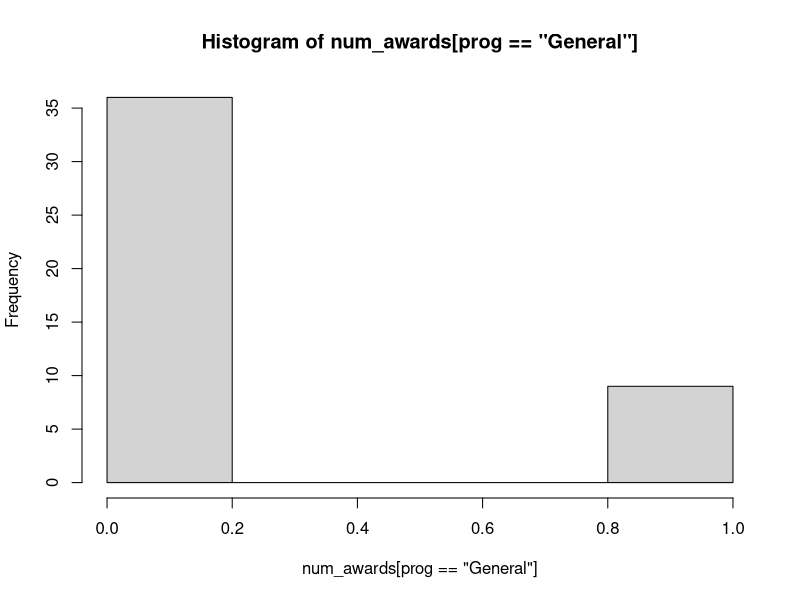
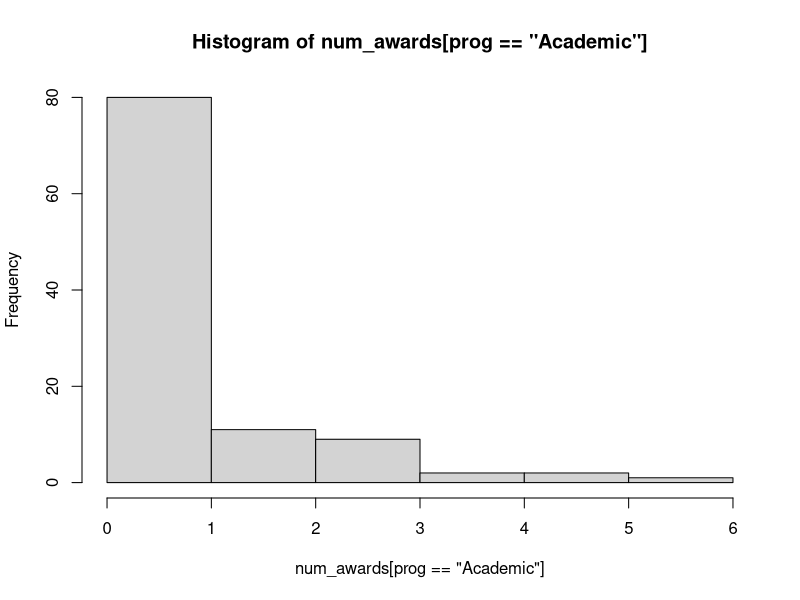
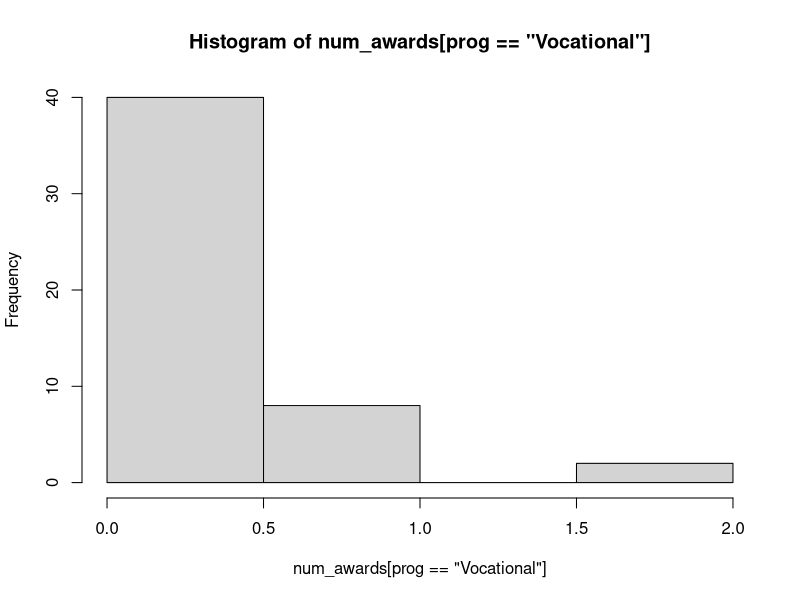
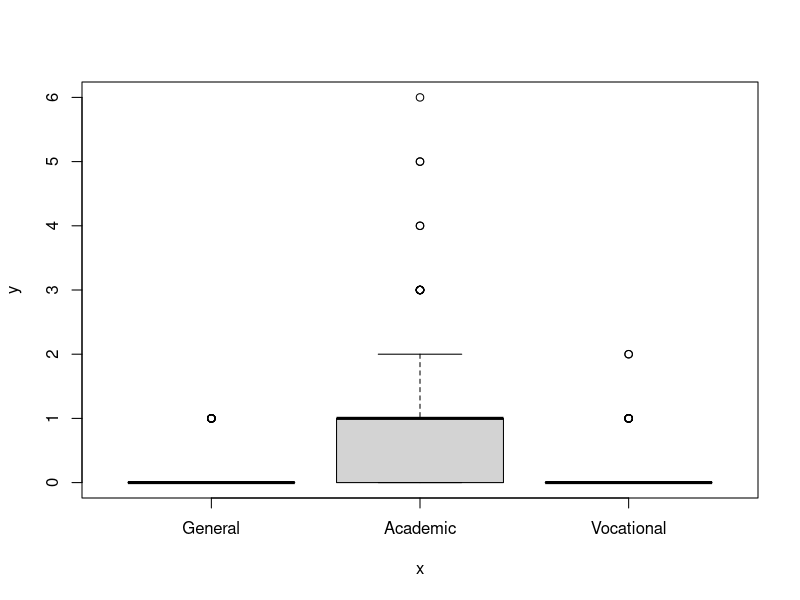

These charts were generated, in order, by the following R code:
awarddata <- read.csv("poisson_sim.csv")
attach(awarddata)
prog <- factor(prog, levels=1:3, labels=c("General", "Academic", "Vocational"))

table(prog,num_awards)

# Here we check VERY INFORMALLY that E(Y|X)=Var(Y|X) for X=prog. We see that for at least one level this is not verified.
# Further down we actually invoke a proper testing procedure.

# conditional mean and variances should be about similar for Poisson regression to be applied
mean(num_awards[prog=="General"]) # similar
var(num_awards[prog=="General"])

mean(num_awards[prog=="Academic"]) # not very similar but not terribly off
var(num_awards[prog=="Academic"])

mean(num_awards[prog=="Vocational"]) # similar
var(num_awards[prog=="Vocational"])

hist(num_awards[prog=="General"])
hist(num_awards[prog=="Academic"])
hist(num_awards[prog=="Vocational"])
# histograms above are quite different, suggesting that "program" could be a good covariate (if they were very similar then
# the response would be essentially independent from program)

plot(prog,num_awards)

library("AER") # useful to test for overdispersion/underdispersion, see below

summary(m0 <- glm(num_awards ~ prog , family="poisson"))
# Notice, our previous check for mean=variance was very crude, and in once instance (Vocational case) it failed (var>mean).
# Let's check it with a formal test
dispersiontest(m0,alternative="two.sided") # we get a significant p-value and a dispersion > 1 -->overdispersion! here we should better use negative binomial!

# exp(beta1)=exp(1.61)=5.00
# compared to students from the general program, a student from the academic program can expect to get about 5 times more awards.
# That seems quite a lot. We'll see it is not quite like that. The above does not consider any information provided by the math grade.
# Some students may expect to get less awards according to their math grade.

summary(m1 <- glm(num_awards ~ prog + math, family="poisson"))
dispersiontest(m1,alternative="two.sided") # <-- all good! We fail to reject H0:mean=variance
exp(1.08) # 2.96 --> about 3
# compared to students from the general program and for fixed final math exam, a student from the academic program 
# can expect to get about 3 times more awards.
exp(0.07) # 1.07
# for a fixed study program, a unit increase in the students maths grade predicts a 7% increase (from 1 to 1.07) in the
# number of awards. Or, should the students population get on average an increase of 10 points in the
# maths grade (for fixed program), we would have an increase of awards equal to exp(10*0.07)=2, that is double the awards

# Likelihood radio test between model m0 and m1 (i.e. do we need to add math when program is in the model?)
anova(m0,m1)
# Difference between deviances is 45.01, from a chi-squared with 1 df
qchisq(0.95,1)  # = 3.84
# D_diff > 3.84, rject H0=reduced model. We need the extra info provided by the maths grade

# Now the other way around:
# we have a model with maths grade only, do we need to add the program?
anova(glm(num_awards ~ math, family="poisson"),glm(num_awards ~ math + prog , family="poisson"))
# Difference between deviances is 14.57, from a chi-squared with 2 df
qchisq(0.95,2)  # = 5.99
# D_diff > 5.99, rject H0=reduced model. We need the extra info provided by the program, when maths is already in the model

# Read more at http://stats.idre.ucla.edu/r/dae/poisson-regression/
